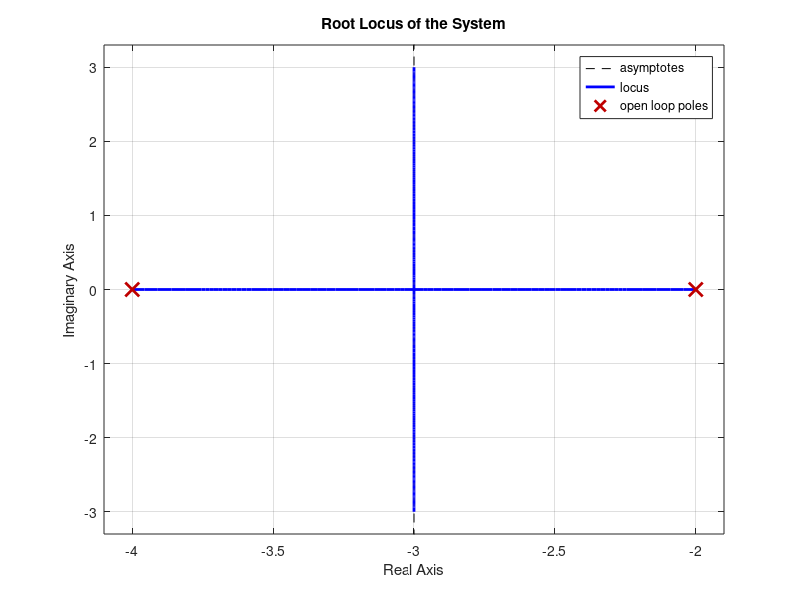

Reproduce this figure in MATLAB. (Note: this script raises an error after producing the figure.)
% Define the transfer function
num = [1]; % Numerator: s
den = conv([1 2], [1 4]); % Denominator: (s+2)(s+4)
sys = tf(num, den);

% Generate root locus
figure;
rlocus(sys);
title('Root Locus of the System');

% Desired pole location for damping ratio ζ = 0.5
zeta = 0.5;
wn = 1; % Natural frequency (you can adjust this)
desired_pole = -zeta * wn + 1i * wn * sqrt(1 - zeta^2);

% Calculate gain K for the desired pole
K = evalfr(sys, desired_pole);
disp(['Gain K for desired pole: ', num2str(K)]);

